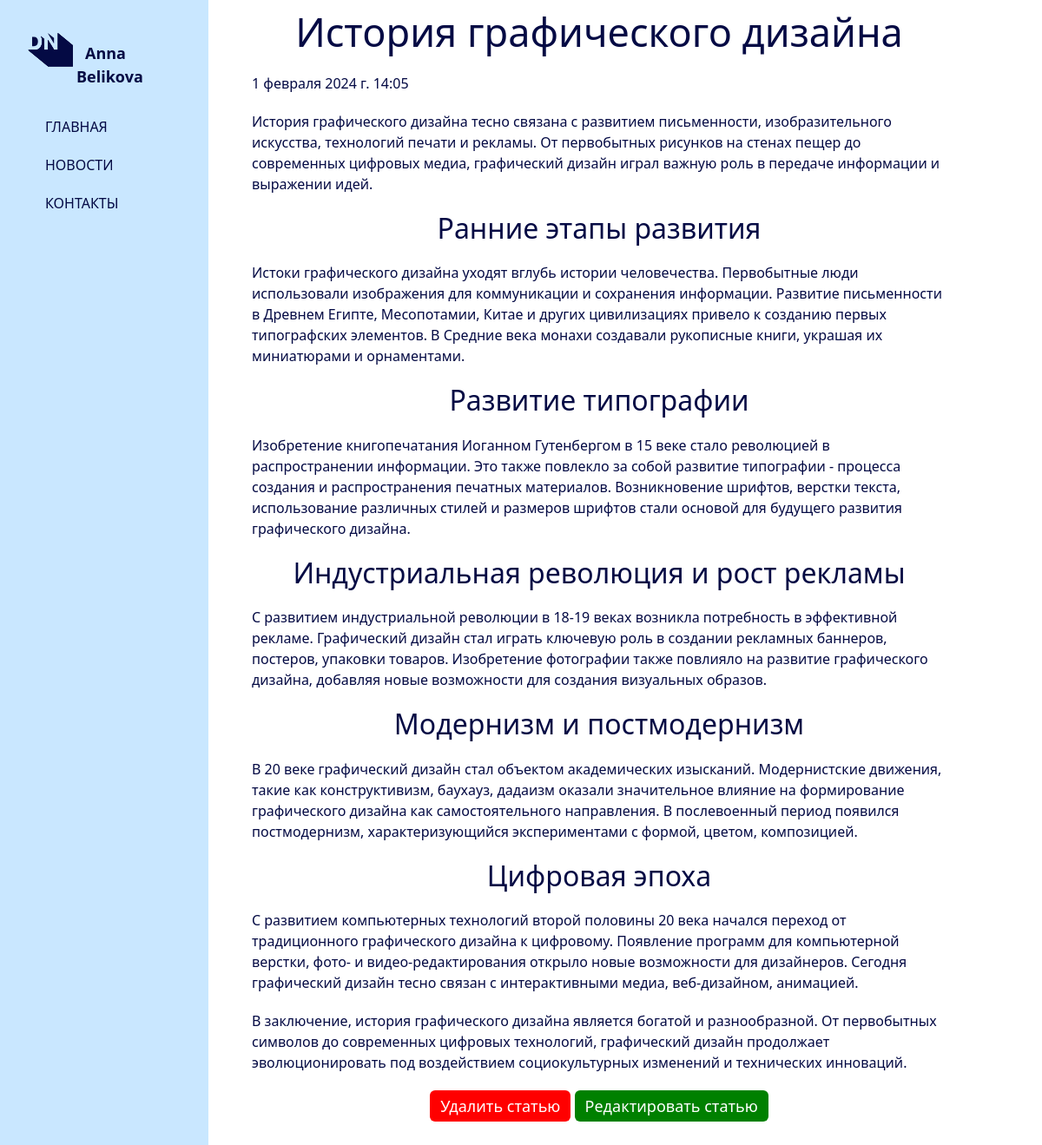
/news/5, run on the app's committed database.
### news/models.py (models this page shows, shortened)
class Articles(models.Model):
    title = models.CharField("Название", max_length=50)
    anons = models.CharField("Анонс", max_length=250)
    full_text = models.TextField("Статья")
    date = models.DateTimeField("Дата публикации")
    class Meta:
        verbose_name = "Новость"
        verbose_name_plural = "Новости"

### news/views.py (the view)
# urls.py: path("<int:pk>", views.NewsDetailView.as_view(), name="news-detail"),
class NewsDetailView(DetailView):
    model = Articles
    template_name = "news/details_view.html"
    context_object_name = "article"

### news/templates/news/details_view.html (shortened to what this page needs)
{% extends "main/layout.html"%}
{%block content%}
<div class="features">
   <h1>{{article.title}}</h1>
   <p>{{article.date}}</p>
   <p>{{article.full_text | safe}}</p>
   <a href="{% url 'news-delete' article.id %}" class="btn btn-danger">Удалить статью</a>
   <a href="{% url 'news-update' article.id %}" class="btn btn-info">Редактировать статью</a>
</div>
{%endblock%}

### main/static/main/css/main.css (style rules this page uses)
main .features { float: left; color: #040A44 ; margin-top: 10px; text-align: center; width: 75%; }
main .features h1 { font-size: 45px; }
main .features p { max-width: 800px; margin:20px auto ; }
.features .btn { background: #1437B1; color: #FFFFFF; cursor: pointer; border: none; outline: none; line-height: 24px; vertical-align: top; font-size: 18px; text-align: center; }
.features .btn-danger { background: red; }
.features .btn-info { background: green; }
p { font-size: 16px; text-align: start; line-height: 1.5; }
h2 { font-size: 22px; text-align: center; margin: 0; padding: 0; }

### data on the page
Articles: title "История графического дизайна", date "1 февраля 2024 г. 14:05", full_text "История графического дизайна тесно связана с развитием письменности, изобразительного искусства, технологий печати и рекламы. От первобытных рисунков на стенах пещер до современных цифровых медиа, графический дизайн играл важную роль в передаче информации и выражении идей. Ранние этапы развития Истоки графического дизайна уходят вглубь истории человечества. Первобытные люди использовали изображения для коммуникации и сохранения информации. Развитие письменности в Древнем Египте, Месопотамии, Китае и других цивилизациях привело к созданию первых типографских элементов. В Средние века монахи создавали рукописные книги, украшая их миниатюрами и орнаментами. Развитие типографии Изобретение…"
